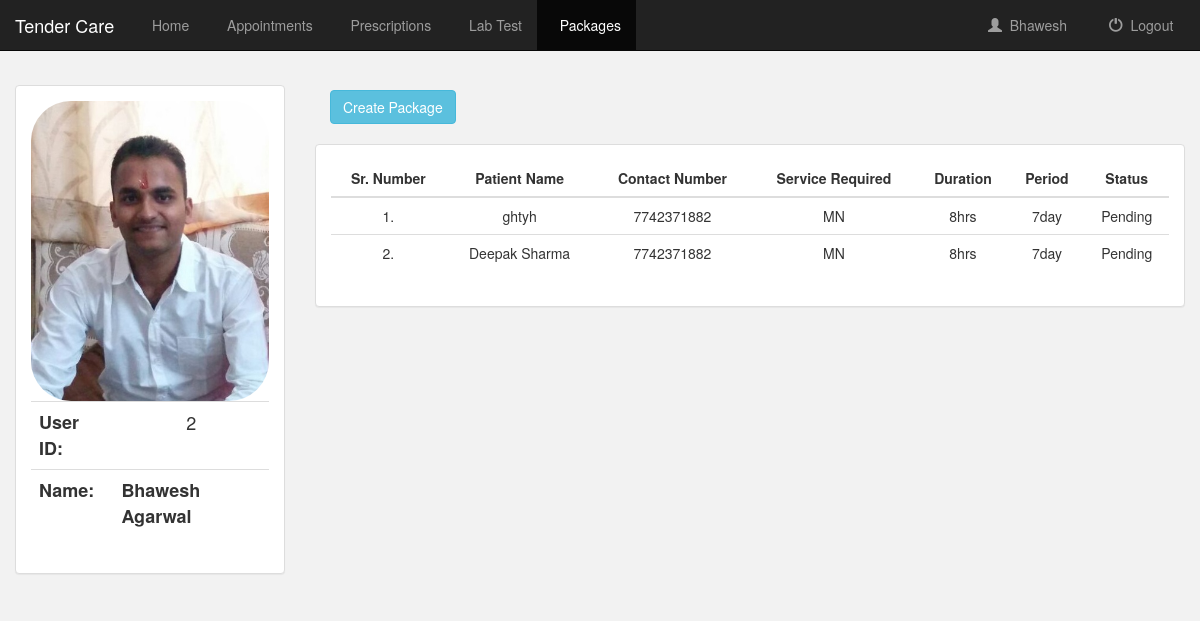
The page /package/ (signed in) on the database its author committed.
### service/models.py (models this page shows, shortened)
class UserProfile(models.Model):
	GENDER_CHOICES = (
		('M', 'Male'),
		('F', 'Female'),
	)
	user = models.OneToOneField(User)
	gender =models.CharField(max_length=10, choices=GENDER_CHOICES, default = 'M')
	profile_photo = models.ImageField()
	contact_number = models.IntegerField()
	age = models.PositiveIntegerField()
	address = models.CharField(max_length=1000)

class PackageData(models.Model):
	user = models.ForeignKey(User, default=1)
	servicetype_choice = (
		('MN', 'Male Nurse'),
		('FN', 'Female Nurse'),
		('BS', 'Babysitter'),
		('PS', 'Physiotherapist'),
		)
	duration_choice = (
		('8hrs', '8hrs/day'),
		('12hrs', '12hrs/day'),
		('16hrs', '16hrs/day'),
		('24hrs', '24hrs/day'),
		)
	period_choice = (
		('7day', '7days'),
		('15day', '15days'),
		('30day', '30days'),
		)
	patient_name = models.CharField(max_length=50)
	phone_number = models.IntegerField()
	service_required = models.CharField(max_length=20, choices = servicetype_choice, default = ' ')
	duration = models.CharField(max_length=20, choices = duration_choice, default = ' ')
	period = models.CharField(max_length=20, choices = period_choice, default = ' ')
	status = models.CharField(max_length=50, default='Pending')

### service/views.py (the view)
# urls.py: url(r'^package/$', views.package, name='package'),
def package(request):
	if not request.user.is_authenticated():
		return render(request, 'service/login.html')
	else:
		userdata = UserProfile.objects.filter(user = request.user)
		all_packages = PackageData.objects.filter(user = request.user)
		return render(request,'service/package.html', {'all_packages' : all_packages, 'userdata' : userdata,})

### service/templates/service/package.html (shortened to what this page needs)
{% extends 'service/base.html' %}
{% block Packages_active %}active{% endblock %}
{% block body %}
	<ul class="nav nav-pills" style="margin-bottom: 10px;">
		<li role="presentation"><a href="{% url 'service:add_package' %}"><button class="btn btn-info">Create Package</button></a></li>
	</ul>
		<div class="panel panel-default">
			<div class="panel-body" >
				<table class="table">
					<thead>
						<tr>
							<th> <center> Sr. Number </center></th>
							<th> <center> Patient Name </center> </th>
							<th> <center> Contact Number </center> </th>
							<th> <center> Service Required </center> </th>
							<th> <center> Duration </center> </th>
							<th> <center> Period </center> </th>
							<th> <center> Status </center> </th>
						</tr>
					</thead>
					<tbody>
						{% for package in all_packages %}
							<tr>
								<td> <center> {{ forloop.counter }}. </center></td>
								<td> <center> {{ package.patient_name }} </center> </td>
								<td> <center> {{ package.phone_number }} </center> </td>
								<td> <center> {{ package.service_required }} </center> </td>
								<td> <center> {{ package.duration }} </center> </td>
								<td> <center> {{ package.period }} </center> </td>
								<td> <center> {{ package.status }} </center> </td>
							</tr>
						{% endfor %}
					</tbody>
				</table>
			</div>
		</div>
{% endblock %}

### service/templates/service/base.html
{% extends 'service/base_navbar.html' %}
{% block basebody %}
<div class="container-fluid userd">
	<div class="row">
		<div class="col-sm-3 userinfod">
			<div class="panel panel-default">
				<div class="panel-body">
					{% if userdata %}
						{% for userdt in userdata %}
							<img src="{{ userdt.profile_photo.url}}" class="img-responsive userimg">
						{% endfor %}
					{% else %}
						<img src="../media/user.png" class="img-responsive userimg">
					{% endif %}
							<table class="table userbase">
								<tr>
									<th>User ID:</th>
									<td>{{user.pk}}</td>
								</tr>
								<tr>
									<th>Name:</th>
									{% if user.get_full_name %}
										<th>{{user.get_full_name|title}}</th>
									{% else %}
										<th>{{user.username|title}}</th>
									{% endif %}
								</tr>
							</table>
				</div>
			</div>
		</div>
		<div class="col-sm-9">
			{% block body %}
			{% endblock %}
		</div>
	</div>
</div>
{% endblock %}

### service/templates/service/base_navbar.html (shortened to what this page needs)
<!Doctype html>
<html lang="en">
	<head>
		{% load staticfiles %}
		<link rel="stylesheet" href="https://maxcdn.bootstrapcdn.com/bootstrap/3.3.7/css/bootstrap.min.css?v=1" />
		<link rel="stylesheet" type="text/css" href="{% static 'service/style.css' %}?v=1" />
	</head>
	<body class="body">
		<nav class="navbar navbar-inverse navbar-fixed-top">
			<div class="container-fluid">
		        <div class="navbar-header">
		            <a class="navbar-brand" href="{% url 'service:index' %}">Tender Care</a>
		        </div>
		        <div class="collapse navbar-collapse" id="topNavBar">
		        	<ul class="nav navbar-nav">
		                <li class="{% block home_active %}{% endblock %}"><a href="{% url 'service:home' %}">&nbsp; Home</a></li>
		                <li class="{% block appointments_active %}{% endblock %}"><a href="{% url 'service:appointment' %}">&nbsp; Appointments</a></li>
		                <li class="{% block prescriptions_active %}{% endblock %}"><a href="{% url 'service:prescription' %}">&nbsp; Prescriptions</a></li>
		                <li class="{% block test_active %}{% endblock %}"><a href="#">&nbsp; Lab Test</a></li>
		                <li class="{% block Packages_active %}{% endblock %}"><a href="{% url 'service:package' %}">&nbsp; Packages</a></li>
		            </ul>
					<ul class="nav navbar-nav navbar-right">
					    <li class="{% block user_active %}{% endblock %}">
					        <a href="{% url 'service:user_detail' %}">
					            <span class="glyphicon glyphicon-user" aria-hidden="true"></span>&nbsp; {{ user.get_username|title }} &nbsp;&nbsp;
					        </a>
					    </li>
					    <li>
					        <a href="{% url 'service:logout_user' %}">
					            <span class="glyphicon glyphicon-off" aria-hidden="true"></span>&nbsp; Logout &nbsp;&nbsp;
					        </a>
					    </li>
					</ul>
		        </div>
			</div>
		</nav>
		{% block basebody %}
		{% endblock %}
	</body>
</html>

### service/static/service/style.css (style rules this page uses)
.body { background-color: #f2f2f2; }
.userd { margin-top: 80px; }
.userinfod { margin-top: 5px; }
.userimg { width: 300px; height: 300px; border-radius: 40px; }
.userbase { font-size: 18px; text-align: center; }

### rows shown on the page
UserProfile: profile_photo (picture)
PackageData: patient_name "ghtyh", phone_number "7742371882", service_required "MN", duration "8hrs", period "7day", status "Pending"
PackageData: patient_name "Deepak Sharma", phone_number "7742371882", service_required "MN", duration "8hrs", period "7day", status "Pending"

### other values the page prints
{{ user.get_username|title }} "Bhawesh"
{{ user.pk }} "2"
{{ user.get_full_name|title }} "Bhawesh Agarwal"
